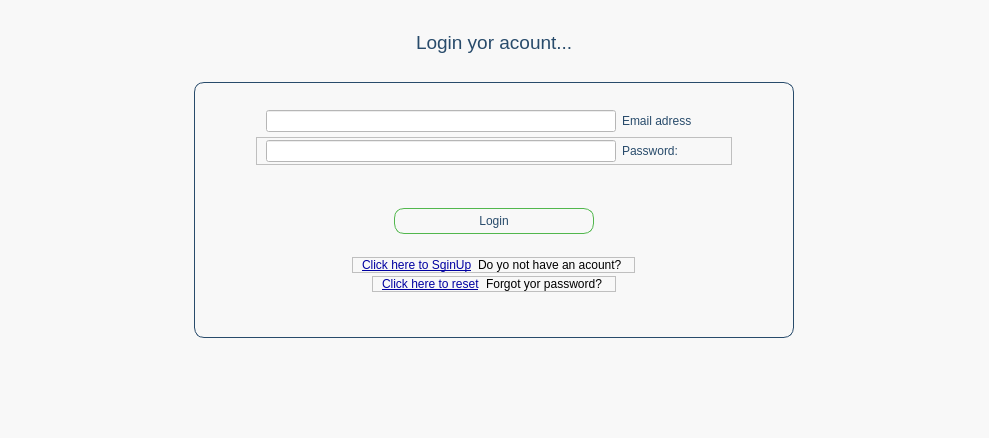
<?xml version="1.0" encoding="UTF-8"?>
<ui version="4.0">
 <class>Frame</class>
 <widget class="QFrame" name="Frame">
  <property name="geometry">
   <rect>
    <x>0</x>
    <y>0</y>
    <width>989</width>
    <height>438</height>
   </rect>
  </property>
  <property name="windowTitle">
   <string>Frame</string>
  </property>
  <property name="styleSheet">
   <string notr="true">background-color: rgb(248, 248, 248);</string>
  </property>
  <layout class="QVBoxLayout" name="verticalLayout">
   <property name="topMargin">
    <number>30</number>
   </property>
   <property name="bottomMargin">
    <number>100</number>
   </property>
   <item alignment="Qt::AlignHCenter|Qt::AlignVCenter">
    <widget class="QLabel" name="label">
     <property name="font">
      <font>
       <pointsize>14</pointsize>
      </font>
     </property>
     <property name="styleSheet">
      <string notr="true">color: rgb(40, 75, 107)</string>
     </property>
     <property name="text">
      <string>Login yor acount...</string>
     </property>
    </widget>
   </item>
   <item>
    <spacer name="verticalSpacer_4">
     <property name="orientation">
      <enum>Qt::Vertical</enum>
     </property>
     <property name="sizeType">
      <enum>QSizePolicy::Fixed</enum>
     </property>
     <property name="sizeHint" stdset="0">
      <size>
       <width>20</width>
       <height>20</height>
      </size>
     </property>
    </spacer>
   </item>
   <item alignment="Qt::AlignHCenter">
    <widget class="QFrame" name="frame_user_info">
     <property name="sizePolicy">
      <sizepolicy hsizetype="Fixed" vsizetype="Fixed">
       <horstretch>0</horstretch>
       <verstretch>0</verstretch>
      </sizepolicy>
     </property>
     <property name="minimumSize">
      <size>
       <width>600</width>
       <height>250</height>
      </size>
     </property>
     <property name="maximumSize">
      <size>
       <width>600</width>
       <height>500</height>
      </size>
     </property>
     <property name="styleSheet">
      <string notr="true">#frame_user_info{	
	
	border: 1px solid rgb(40, 75, 107);
	padding: 5px;
	color: rgb(40, 75, 107);
border-radius: 10;
}</string>
     </property>
     <property name="frameShape">
      <enum>QFrame::Box</enum>
     </property>
     <property name="frameShadow">
      <enum>QFrame::Raised</enum>
     </property>
     <layout class="QVBoxLayout" name="verticalLayout_2">
      <property name="spacing">
       <number>3</number>
      </property>
      <property name="leftMargin">
       <number>30</number>
      </property>
      <property name="topMargin">
       <number>20</number>
      </property>
      <property name="rightMargin">
       <number>30</number>
      </property>
      <property name="bottomMargin">
       <number>20</number>
      </property>
      <item alignment="Qt::AlignHCenter|Qt::AlignVCenter">
       <widget class="QFrame" name="frame_2">
        <property name="frameShape">
         <enum>QFrame::NoFrame</enum>
        </property>
        <property name="frameShadow">
         <enum>QFrame::Raised</enum>
        </property>
        <layout class="QHBoxLayout" name="horizontalLayout_2">
         <property name="topMargin">
          <number>2</number>
         </property>
         <property name="bottomMargin">
          <number>2</number>
         </property>
         <item>
          <widget class="QLineEdit" name="lineEdit">
           <property name="sizePolicy">
            <sizepolicy hsizetype="Fixed" vsizetype="Fixed">
             <horstretch>0</horstretch>
             <verstretch>0</verstretch>
            </sizepolicy>
           </property>
           <property name="minimumSize">
            <size>
             <width>350</width>
             <height>0</height>
            </size>
           </property>
           <property name="styleSheet">
            <string notr="true">background-color: rgb(255, 255, 255);
border-color: rgb(255, 255, 255);
color: rgb(40, 75, 107);</string>
           </property>
           <property name="clearButtonEnabled">
            <bool>false</bool>
           </property>
          </widget>
         </item>
         <item>
          <widget class="QLabel" name="label_4">
           <property name="sizePolicy">
            <sizepolicy hsizetype="Fixed" vsizetype="Preferred">
             <horstretch>0</horstretch>
             <verstretch>0</verstretch>
            </sizepolicy>
           </property>
           <property name="minimumSize">
            <size>
             <width>100</width>
             <height>0</height>
            </size>
           </property>
           <property name="maximumSize">
            <size>
             <width>100</width>
             <height>16777215</height>
            </size>
           </property>
           <property name="styleSheet">
            <string notr="true">color: rgb(40, 75, 107);</string>
           </property>
           <property name="text">
            <string>Email adress</string>
           </property>
          </widget>
         </item>
        </layout>
       </widget>
      </item>
      <item alignment="Qt::AlignHCenter|Qt::AlignTop">
       <widget class="QFrame" name="frame_3">
        <property name="frameShape">
         <enum>QFrame::StyledPanel</enum>
        </property>
        <property name="frameShadow">
         <enum>QFrame::Raised</enum>
        </property>
        <layout class="QHBoxLayout" name="horizontalLayout_4">
         <property name="topMargin">
          <number>2</number>
         </property>
         <property name="bottomMargin">
          <number>2</number>
         </property>
         <item alignment="Qt::AlignHCenter">
          <widget class="QLineEdit" name="lineEdit_2">
           <property name="sizePolicy">
            <sizepolicy hsizetype="Fixed" vsizetype="Fixed">
             <horstretch>0</horstretch>
             <verstretch>0</verstretch>
            </sizepolicy>
           </property>
           <property name="minimumSize">
            <size>
             <width>350</width>
             <height>0</height>
            </size>
           </property>
           <property name="styleSheet">
            <string notr="true">background-color: rgb(255, 255, 255);
border-color: rgb(255, 255, 255);
color: rgb(40, 75, 107);</string>
           </property>
           <property name="clearButtonEnabled">
            <bool>false</bool>
           </property>
          </widget>
         </item>
         <item>
          <widget class="QLabel" name="label_5">
           <property name="sizePolicy">
            <sizepolicy hsizetype="Fixed" vsizetype="Preferred">
             <horstretch>0</horstretch>
             <verstretch>0</verstretch>
            </sizepolicy>
           </property>
           <property name="minimumSize">
            <size>
             <width>100</width>
             <height>0</height>
            </size>
           </property>
           <property name="maximumSize">
            <size>
             <width>100</width>
             <height>16777215</height>
            </size>
           </property>
           <property name="styleSheet">
            <string notr="true">color: rgb(40, 75, 107);</string>
           </property>
           <property name="text">
            <string>Password:</string>
           </property>
          </widget>
         </item>
        </layout>
       </widget>
      </item>
      <item>
       <spacer name="verticalSpacer">
        <property name="orientation">
         <enum>Qt::Vertical</enum>
        </property>
        <property name="sizeType">
         <enum>QSizePolicy::Fixed</enum>
        </property>
        <property name="sizeHint" stdset="0">
         <size>
          <width>20</width>
          <height>40</height>
         </size>
        </property>
       </spacer>
      </item>
      <item alignment="Qt::AlignHCenter">
       <widget class="QPushButton" name="pushButton">
        <property name="minimumSize">
         <size>
          <width>200</width>
          <height>0</height>
         </size>
        </property>
        <property name="styleSheet">
         <string notr="true">border: 1px solid rgb(82, 183, 77);
padding: 5px;
color: rgb(40, 75, 107);
border-radius: 10;
</string>
        </property>
        <property name="text">
         <string>Login</string>
        </property>
       </widget>
      </item>
      <item>
       <spacer name="verticalSpacer_3">
        <property name="orientation">
         <enum>Qt::Vertical</enum>
        </property>
        <property name="sizeType">
         <enum>QSizePolicy::Fixed</enum>
        </property>
        <property name="sizeHint" stdset="0">
         <size>
          <width>20</width>
          <height>20</height>
         </size>
        </property>
       </spacer>
      </item>
      <item alignment="Qt::AlignHCenter|Qt::AlignVCenter">
       <widget class="QFrame" name="frame_4">
        <property name="frameShape">
         <enum>QFrame::StyledPanel</enum>
        </property>
        <property name="frameShadow">
         <enum>QFrame::Raised</enum>
        </property>
        <layout class="QHBoxLayout" name="horizontalLayout">
         <property name="topMargin">
          <number>0</number>
         </property>
         <property name="bottomMargin">
          <number>0</number>
         </property>
         <item>
          <widget class="QLabel" name="label_2">
           <property name="font">
            <font>
             <underline>true</underline>
            </font>
           </property>
           <property name="styleSheet">
            <string notr="true">color: rgb(0, 0, 161);</string>
           </property>
           <property name="text">
            <string>Click here to SginUp</string>
           </property>
          </widget>
         </item>
         <item>
          <widget class="QLabel" name="label_3">
           <property name="text">
            <string>Do yo not have an acount? </string>
           </property>
          </widget>
         </item>
        </layout>
       </widget>
      </item>
      <item alignment="Qt::AlignHCenter|Qt::AlignVCenter">
       <widget class="QFrame" name="frame">
        <property name="frameShape">
         <enum>QFrame::StyledPanel</enum>
        </property>
        <property name="frameShadow">
         <enum>QFrame::Raised</enum>
        </property>
        <layout class="QHBoxLayout" name="horizontalLayout_5">
         <property name="topMargin">
          <number>0</number>
         </property>
         <property name="bottomMargin">
          <number>0</number>
         </property>
         <item>
          <widget class="QLabel" name="label_7">
           <property name="font">
            <font>
             <underline>true</underline>
            </font>
           </property>
           <property name="styleSheet">
            <string notr="true">color: rgb(0, 0, 161);</string>
           </property>
           <property name="text">
            <string>Click here to reset</string>
           </property>
          </widget>
         </item>
         <item>
          <widget class="QLabel" name="label_6">
           <property name="text">
            <string>Forgot yor password? </string>
           </property>
          </widget>
         </item>
        </layout>
       </widget>
      </item>
      <item>
       <spacer name="verticalSpacer_2">
        <property name="orientation">
         <enum>Qt::Vertical</enum>
        </property>
        <property name="sizeType">
         <enum>QSizePolicy::Fixed</enum>
        </property>
        <property name="sizeHint" stdset="0">
         <size>
          <width>20</width>
          <height>20</height>
         </size>
        </property>
       </spacer>
      </item>
     </layout>
    </widget>
   </item>
  </layout>
 </widget>
 <resources/>
 <connections/>
</ui>
